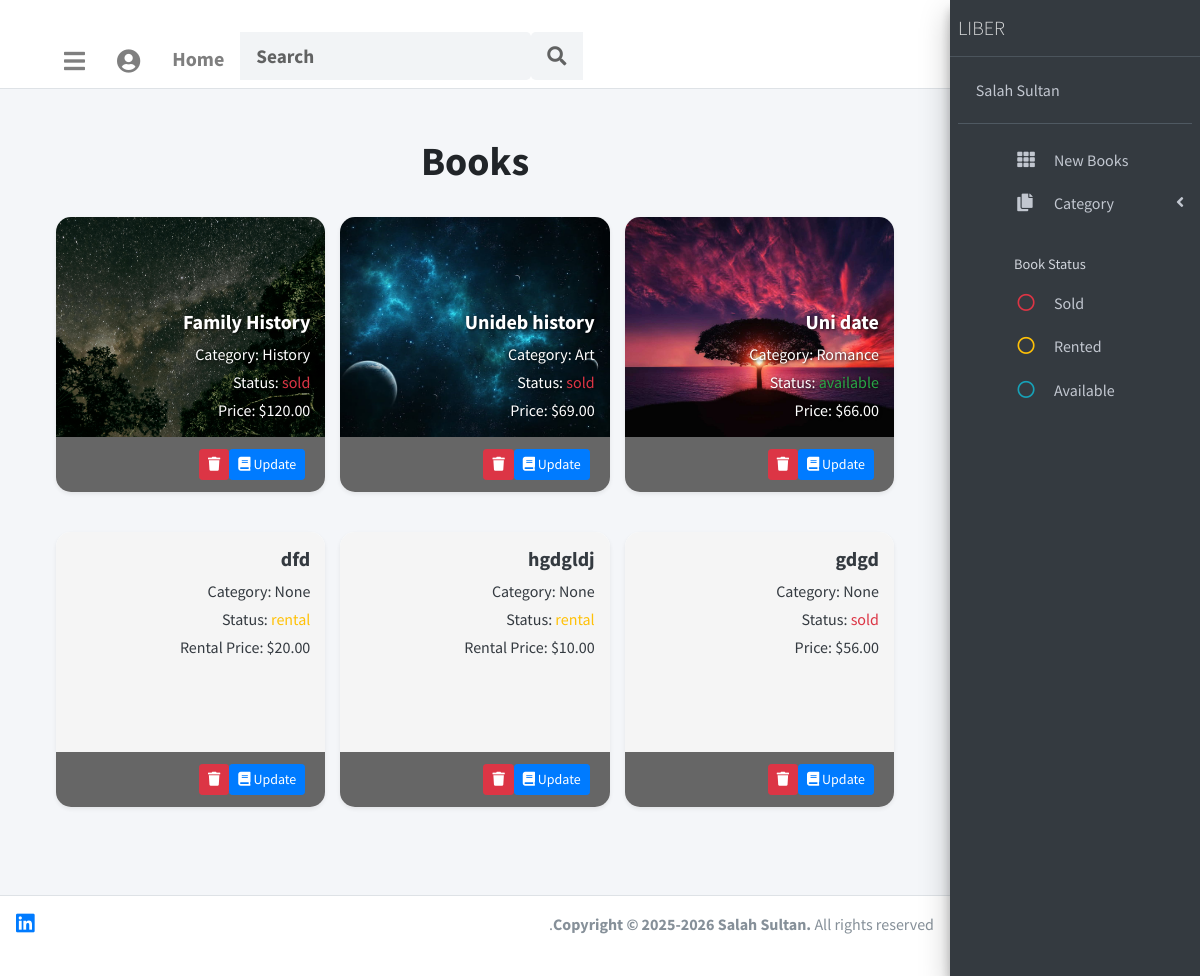
Page /books/ (signed in) on the earlier database version.
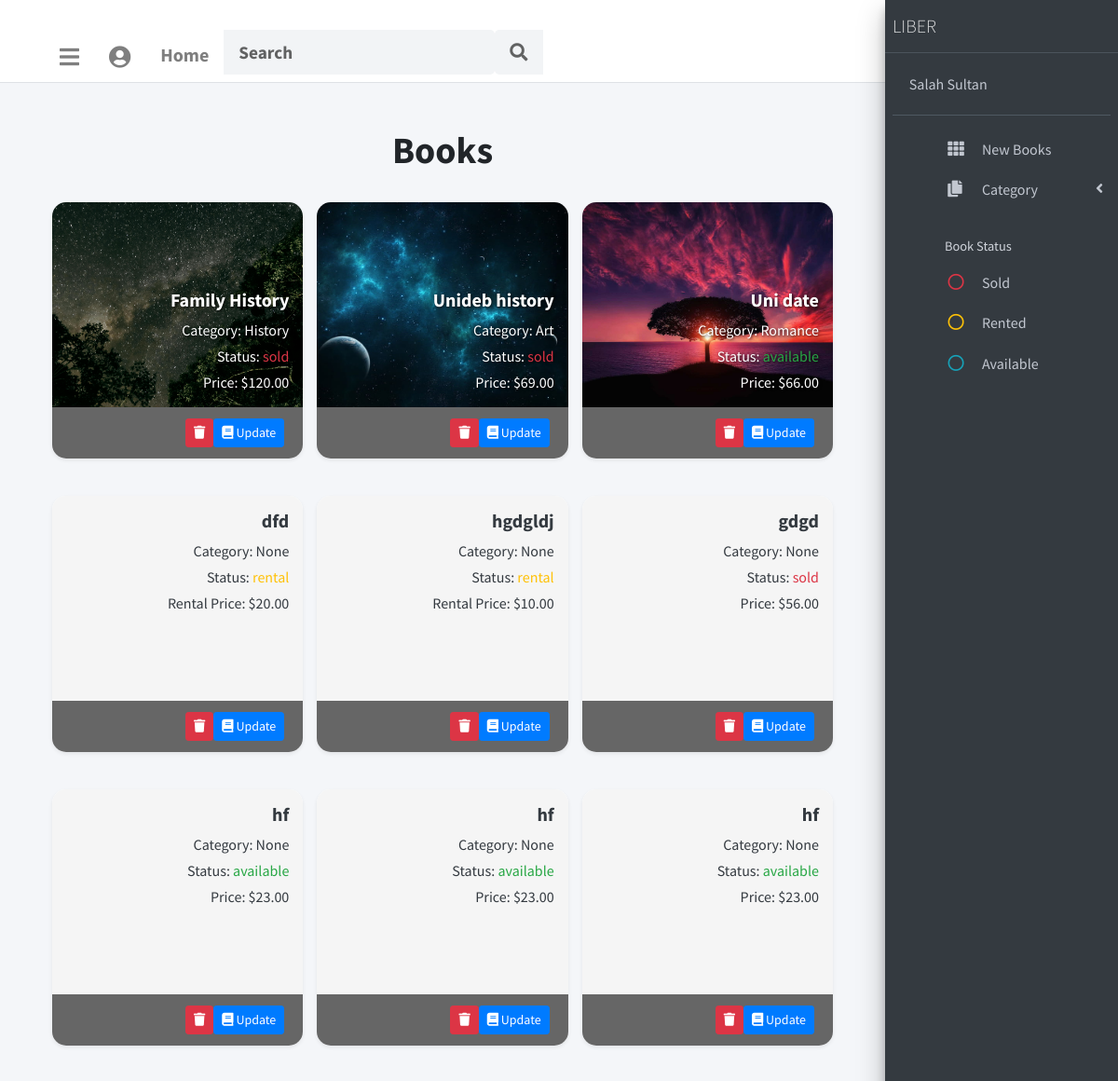
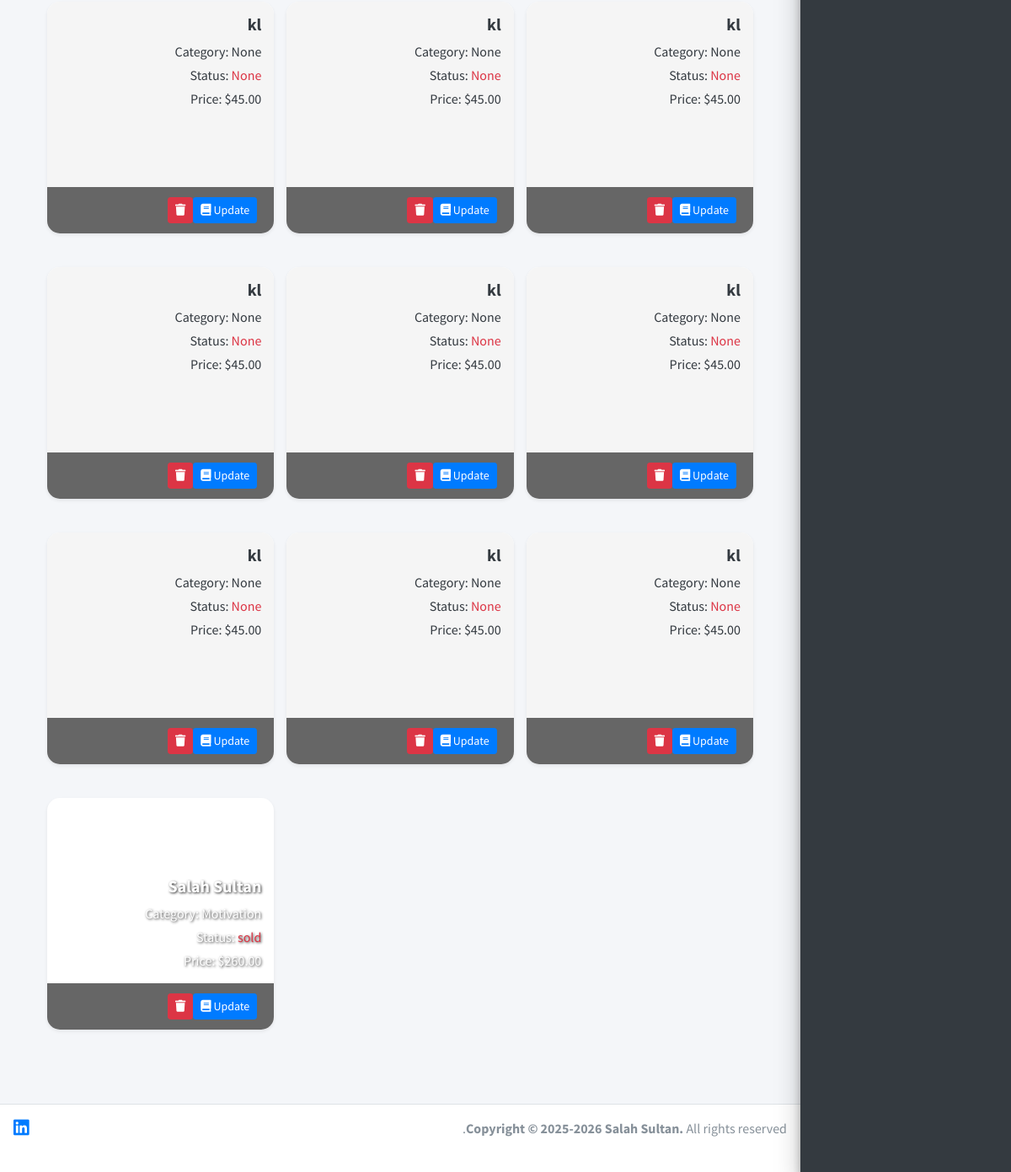
Same page on the later database version (2 pictures, top to bottom).
### lms_app/models.py (models this page shows, shortened)
class Book(models.Model):
    status_book= [
        ('available', 'available'),
        ('rental', 'rental'),
        ('sold', 'sold'),
    ]
    title = models.CharField(max_length=250)
    author = models.CharField(max_length=250, null=True, blank=True)
    photo_book= models.ImageField(upload_to='photos', null=True, blank=True)
    photo_author= models.ImageField(upload_to='photos', null=True, blank=True)
    pages = models.IntegerField(null= True, blank=True)
    price = models.DecimalField(max_digits=5, decimal_places=2)
    retal_price_day = models.DecimalField(max_digits=5, decimal_places=2, null=True, blank=True)
    retal_period = models.IntegerField(null=True, blank=True)
    total_rental = models.DecimalField(max_digits=5, decimal_places=2, null=True, blank=True)
    active = models.BooleanField(default=True)
    status = models.CharField(max_length=50, choices=status_book, null=True, blank=True)
    category = models.ForeignKey(Category, on_delete=models.PROTECT, null=True, blank=True)

class Category(models.Model):
    name = models.CharField(max_length=50)
    def __str__(self):
        return self.name

### lms_app/views.py (the view)
# urls.py: path('books/', views.books, name='books'),              # Books page
@login_required
def books(request):
    search = Book.objects.all()
    title = request.GET.get('search_name', None)
    if title:
        search = search.filter(title__icontains=title)
    context = {
        'category': Category.objects.all(),
        'books': search,
        'formcat': CategoryForm(),
    }
    return render(request, 'pages/books.html', context)

### lms_app/forms.py
class CategoryForm(forms.ModelForm):
    class Meta:
        model = Category
        fields=['name']
        widgets = {
            'name': forms.TextInput(attrs={'class':'form-control'})
        }

### templates/pages/books.html
{% extends 'base.html' %}
{% load static %}
{% block content %}
<div style="direction: ltr;" class="wrapper">
  <div class="content-wrapper p-5">
    <div class="row mb-4">
      <div class="col-12">
        <h1 class="text-center font-weight-bold">Books</h1>
      </div>
    </div>
    <section class="content">
      <div class="row d-flex align-items-stretch">
        {% for book in books %}
        <div class="col-12 col-sm-6 col-md-4 mb-4 bookhide book{{ book.category.id }} book{{ book.status }}">
          <div class="card shadow-sm" style="border-radius: 15px; overflow: hidden;">
            {% if book.photo_book %}
            <div class="card-body text-white" style="
                  background: url('{{ book.photo_book.url }}') center center / cover no-repeat;
                  min-height: 220px;
                  display: flex;
                  flex-direction: column;
                  justify-content: flex-end;
                  padding: 15px;
                  text-shadow: 1px 1px 3px rgba(0,0,0,0.8);
              ">
            {% else %}
            <div class="card-body text-dark" style="
                  background-color: #f5f5f5;
                  min-height: 220px;
                  padding: 15px;
              ">
            {% endif %}
              <h2 class="lead font-weight-bold">{{ book.title }}</h2>
              <p class="mb-1">Category: {{ book.category }}</p>
              <p class="mb-1">Status:
                {% if book.status == 'available' %}
                  <span class="text-success">{{ book.status }}</span>
                {% elif book.status == 'rental' %}
                  <span class="text-warning">{{ book.status }}</span>
                {% else %}
                  <span class="text-danger">{{ book.status }}</span>
                {% endif %}
              </p>
              {% if book.status == 'rental' %}
                <p class="mb-0">Rental Price: ${{ book.retal_price_day }}</p>
              {% else %}
                <p class="mb-0">Price: ${{ book.price }}</p>
              {% endif %}
            </div>
            <div class="card-footer d-flex justify-content-end" style="background-color: rgba(0,0,0,0.6);">
              <a href="{% url 'delete' book.id %}" class="btn btn-sm btn-danger mr-1">
                <i class="fas fa-trash"></i>
              </a>
              <a href="{% url 'update' book.id %}" class="btn btn-sm btn-primary">
                <i class="fas fa-book"></i> Update
              </a>
            </div>
          </div>
        </div>
        {% endfor %}
      </div>
    </section>
  </div>
</div>
{% endblock %}

Differences in the rows shown:
added Book: title "hf", category "None", status "available", price "23.00"
added Book: title "hf", category "None", status "available", price "23.00"
added Book: title "hf", category "None", status "available", price "23.00"
added Book: title "kl", category "None", status "None", price "45.00"
added Book: title "kl", category "None", status "None", price "45.00"
added Book: title "kl", category "None", status "None", price "45.00"
added Book: title "kl", category "None", status "None", price "45.00"
added Book: title "kl", category "None", status "None", price "45.00"
added Book: title "kl", category "None", status "None", price "45.00"
added Book: title "kl", category "None", status "None", price "45.00"
added Book: title "kl", category "None", status "None", price "45.00"
added Book: title "kl", category "None", status "None", price "45.00"
added Book: title "Salah Sultan", category "Motivation", status "sold", price "260.00"
